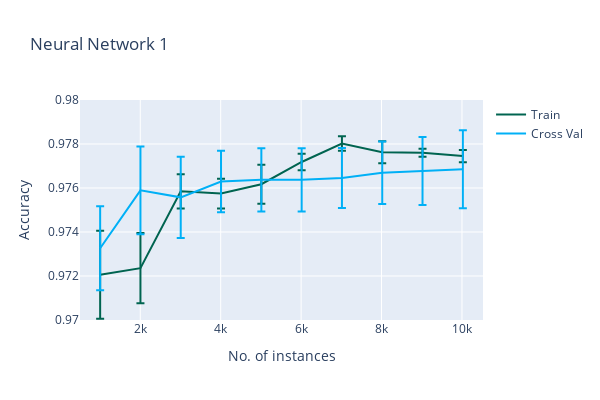

Notebook code for this chart:
### Code cell
import plotly.graph_objects as go
fig = go.Figure()
fig.add_trace(go.Scatter(
    x=train_size_abs, y=train_scores_mean,
    error_y=dict(array=train_scores_std),
    line_color='rgb(0,100,80)',
    name='Train',
))

fig.add_trace(go.Scatter(
    x=train_size_abs, y=test_scores_mean,
    error_y=dict(array=test_scores_std),
    line_color='rgb(0,176,246)',
    name='Cross Val',
))

yrange = [0.97, 0.98]

fig.update_yaxes(range=yrange)
fig.update_traces(mode='lines')

fig.update_layout(
    title=f"Neural Network 1",
    height=400,
    width=600,
    xaxis_title="No. of instances",
    yaxis_title="Accuracy"
)

fig.show()

### Figure 1 — Plotly figure (JSON) as saved in the notebook; plotly's stock layout.template omitted (floating-point values rounded to 4 significant figures)
{"data": [{"error_y": {"array": [0.001996, 0.001597, 0.0007759, 0.0006769, 0.0008889, 0.0003704, 0.00033, 0.0005027, 0.0001855, 0.0002751]}, "line": {"color": "rgb(0,100,80)"}, "mode": "lines", "name": "Train", "type": "scatter", "x": [1002, 2004, 3006, 4008, 5011, 6013, 7015, 8017, 9019, 10022], "y": [0.9721, 0.9724, 0.9758, 0.9757, 0.9762, 0.9772, 0.978, 0.9776, 0.9776, 0.9774]}, {"error_y": {"array": [0.001907, 0.001998, 0.001847, 0.001398, 0.001438, 0.001439, 0.001361, 0.001421, 0.001547, 0.001769]}, "line": {"color": "rgb(0,176,246)"}, "mode": "lines", "name": "Cross Val", "type": "scatter", "x": [1002, 2004, 3006, 4008, 5011, 6013, 7015, 8017, 9019, 10022], "y": [0.9733, 0.9759, 0.9756, 0.9763, 0.9764, 0.9764, 0.9765, 0.9767, 0.9768, 0.9769]}], "layout": {"height": 400, "title": {"text": "Neural Network 1"}, "width": 600, "xaxis": {"autorange": true, "range": [500.9, 10520.0], "title": {"text": "No. of instances"}, "type": "linear"}, "yaxis": {"range": [0.97, 0.98], "title": {"text": "Accuracy"}, "type": "linear"}}}
